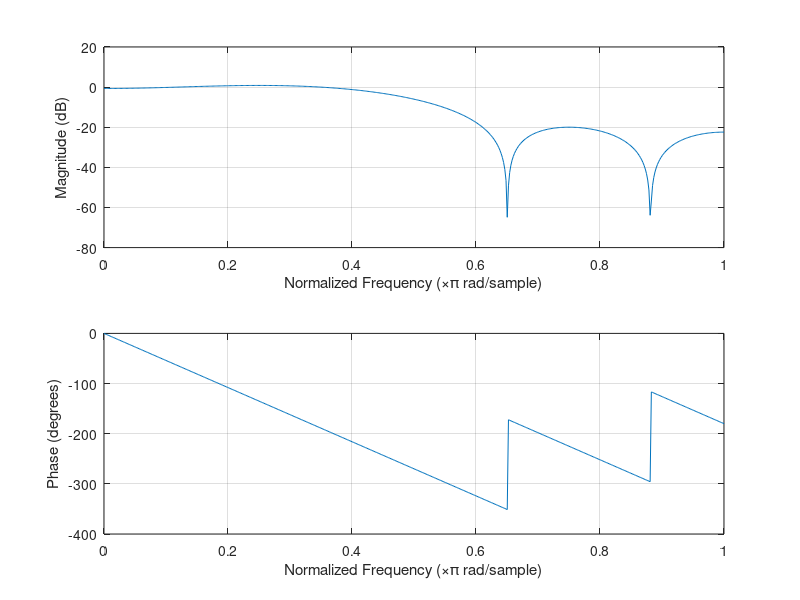
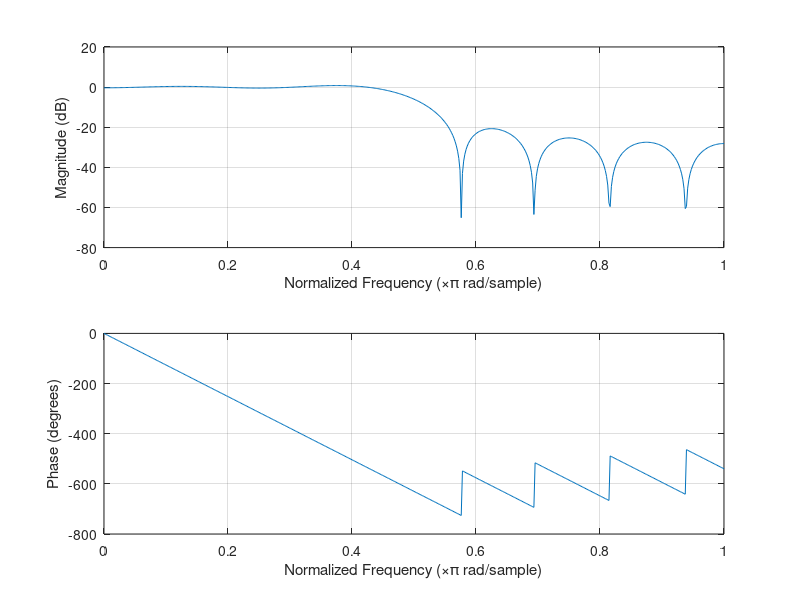
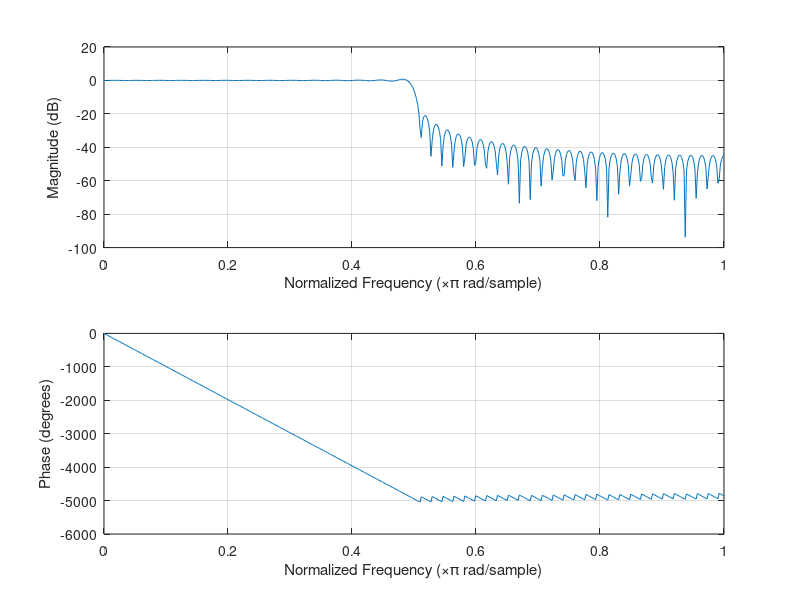

MATLAB code to generate these figures, in order:
lengths = [7 15 111];

for k = 1:3
    N = lengths(k);
    n = -((N-1)/2):((N-1)/2);
    
    h = 0.5*sinc(n/2);
    wr = rectwin(N);
    h1 = h.*wr;

    figure;
    freqz(h);
end
